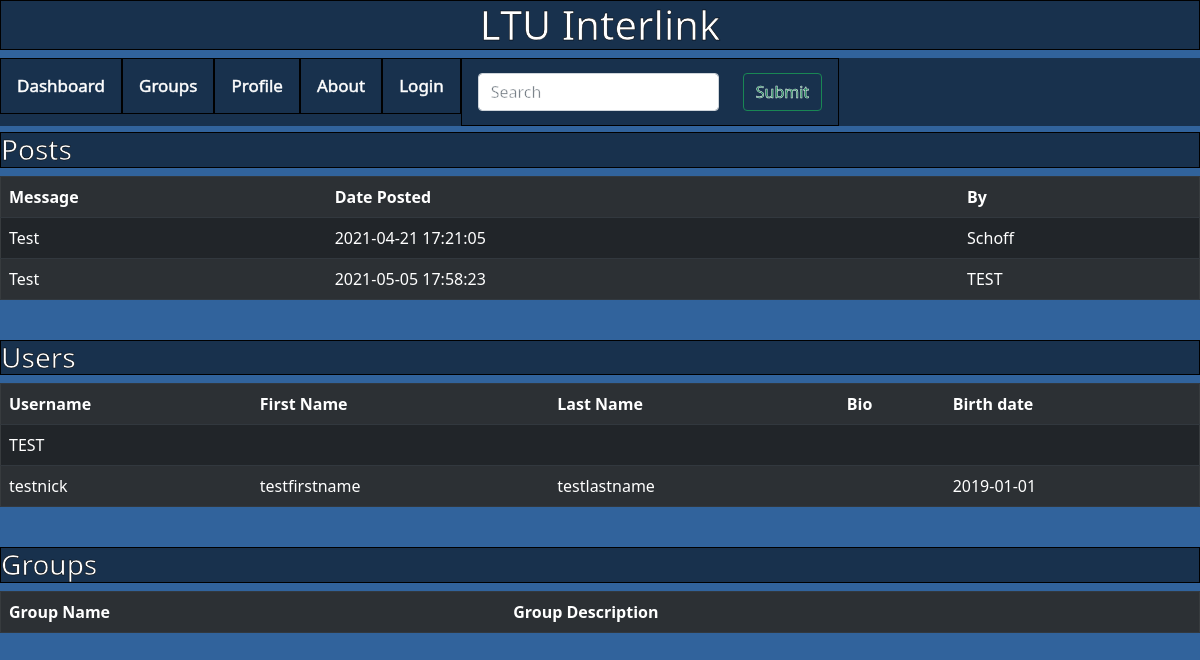
Page /SearchAction.php?input=Test on the committed database.
### tables this page shows
CREATE TABLE IF NOT EXISTS `post` (
  `postid` int NOT NULL AUTO_INCREMENT,
  `message` varchar(256) NOT NULL,
  `dateposted` datetime NOT NULL DEFAULT CURRENT_TIMESTAMP,
  `file` varchar(32) DEFAULT NULL,
  `userid` int NOT NULL,
  PRIMARY KEY (`postid`),
  KEY `userid` (`userid`)
);

CREATE TABLE IF NOT EXISTS `user` (
  `userid` int NOT NULL AUTO_INCREMENT,
  `nickname` varchar(32) NOT NULL,
  `password` varchar(32) NOT NULL,
  `email` varchar(32) NOT NULL,
  `profilepicture` varchar(32) DEFAULT NULL,
  `bio` varchar(128) DEFAULT NULL,
  `fname` varchar(32) DEFAULT NULL,
  `lname` varchar(32) DEFAULT NULL,
  `dob` date DEFAULT NULL,
  PRIMARY KEY (`userid`)
);

### SearchAction.php (the view, shortened to what this page needs)
<?php
include 'Connection.php';
$search = $_REQUEST['input'];
$sql = " SELECT post.message, post.dateposted, user.nickname FROM post LEFT JOIN user ON post.userid = user.userid WHERE message LIKE '%$search%';";
$sql2 = " SELECT * FROM user WHERE nickname LIKE '%$search%';";
$result = $conn->query($sql);
$result2 = $conn->query($sql2);
if (isset($_SESSION["user"]) && !empty($_SESSION["user"])){
	echo "<!doctype html>
	<html>
	<head>
	<meta charset='utf-8'>
	<title>LTU Interlink</title>
		<link href='//maxcdn.bootstrapcdn.com/bootstrap/4.1.1/css/bootstrap.min.css' rel='stylesheet' id='bootstrap-css'>
		<link href='https://cdn.jsdelivr.net/npm/bootstrap@5.0.0-beta3/dist/css/bootstrap.min.css' rel='stylesheet'>
		<link href = 'Style.css' rel = 'stylesheet'>
	</head>
	<body>
		<h1 class = 'header'>LTU Interlink</h1>
		<div class='topnav'>
			<a class='dash' href='Dashboard.php'>Dashboard</a>
			<a class='dash' href='CreateGroup.php'>Groups</a>
			<a class='dash' href='Profile.html'>Profile</a>
			<a class='dash' href='About.php'>About</a>
			<a class='dash' href='Logout.php'>Logout</a>
			<a style = 'width'>
				<form class='dash' action = 'SearchAction.php'>
					<input class='form-control me-2'  id = 'input' name = 'input' type='text' placeholder='Search' aria-label='Search' style = 'width: 70%; float: left'>
					<input class='btn btn-outline-success' type='submit' style='float: right'>
				</form>
			</a>
		</div>
	</body>
	</html>";
	}
else{
	echo "<!doctype html>
	<html>
	<head>
	<meta charset='utf-8'>
	<title>LTU Interlink</title>
		<link href='//maxcdn.bootstrapcdn.com/bootstrap/4.1.1/css/bootstrap.min.css' rel='stylesheet' id='bootstrap-css'>
		<link href='https://cdn.jsdelivr.net/npm/bootstrap@5.0.0-beta3/dist/css/bootstrap.min.css' rel='stylesheet'>
		<link href = 'Style.css' rel = 'stylesheet'>
	</head>
	<body>
		<h1 class = 'header'>LTU Interlink</h1>
		<div class='topnav'>
			<a class='dash' href='Dashboard.php'>Dashboard</a>
			<a class='dash' href='CreateGroup.php'>Groups</a>
			<a class='dash' href='Profile.html'>Profile</a>
			<a class='dash' href='About.php'>About</a>
			<a class='dash' href='Login.php'>Login</a>
			<a style = 'width'>
				<form class='dash' action = 'SearchAction.php'>
					<input class='form-control me-2'  id = 'input' name = 'input' type='text' placeholder='Search' aria-label='Search' style = 'width: 70%; float: left'>
					<input class='btn btn-outline-success' type='submit' style='float: right'>
				</form>
			</a>
		</div>
	</body>
	</html>";
	}
echo "<h3>Posts</h3>";
echo "<table class='table table-dark table-striped'>";
echo "<tr><th>Message</th><th>Date Posted</th><th>By</th></tr>";
while ($row = mysqli_fetch_array($result, MYSQLI_ASSOC)){
	echo "<tr><td>";
	echo $row['message'];
	echo "</td><td>";
	echo $row['dateposted'];
	echo "</td><td>";
	echo $row['nickname'];
	echo "</td></tr>";
}
echo "</table><br>";
echo "<h3>Users</h3>";
echo "<table class='table table-dark table-striped'>";
echo "<tr><th>Username</th><th>First Name</th><th>Last Name</th><th>Bio</th><th>Birth date</th></tr>";
while ($row = mysqli_fetch_array($result2, MYSQLI_ASSOC)){
	echo "<tr><td>";
	echo $row['nickname'];
	echo "</td><td>";
	echo $row['fname'];
	echo "</td><td>";
	echo $row['lname'];
	echo "</td><td>";
	echo "</td><td>";
	echo $row['dob'];
	echo "</td></tr>";
}
echo "</table><br>";
echo "<h3>Groups</h3>";
echo "<table class='table table-dark table-striped'>";
echo "<tr><th>Group Name</th><th>Group Description</th></tr>";
echo "</table>";
?>

### Style.css (style rules this page uses)
body { background-color: #31639C; width: 100%; height: 100%; }
.header { background-color: rgba(0, 0, 0, 0.5); color: white; text-align: center; border: 1px solid black; -webkit-text-stroke: .5px black; }
h3 { background-color: rgba(0, 0, 0, 0.5); color: white; text-align: left; border: 1px solid black; -webkit-text-stroke: .5px black; }
.topnav { align-items: center; background-color: rgba(0, 0, 0, 0.5); overflow: hidden; display: inline-block; width: 100%; -webkit-text-stroke: .5px white; font-weight: 500; }
.topnav a { float: left; color: white; text-align: center; padding: 14px 16px; text-decoration: none; font-size: 17px; border: 1px solid black }
form { color: white; }
table { border: .75px solid black; background-color: rgba(0, 0, 0, 0.5); color: white; }
th { border-bottom: 1px solid black; }
td { height: 70%; }

### rows in the picture
post: message "Test", dateposted "2021-04-21 17:21:05", userid.nickname "Schoff"
post: message "Test", dateposted "2021-05-05 17:58:23", userid.nickname "TEST"
user: nickname "TEST"
user: nickname "testnick", fname "testfirstname", lname "testlastname", dob "2019-01-01"
